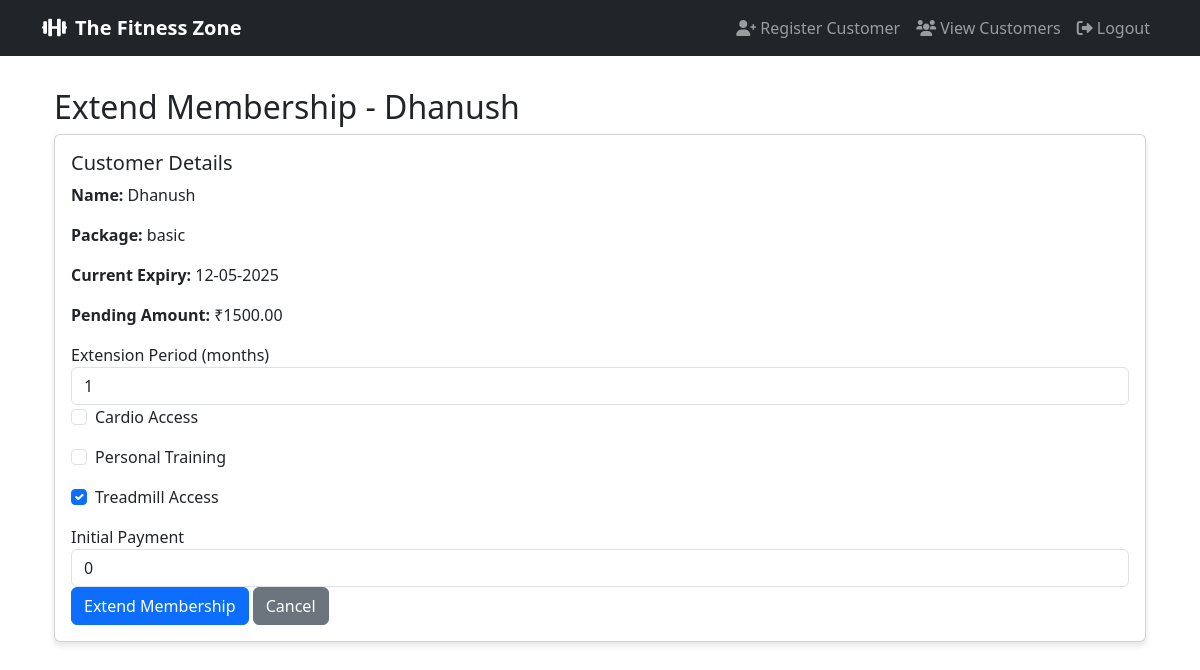
Page /extend_membership/1 (signed in) on the earlier database version.
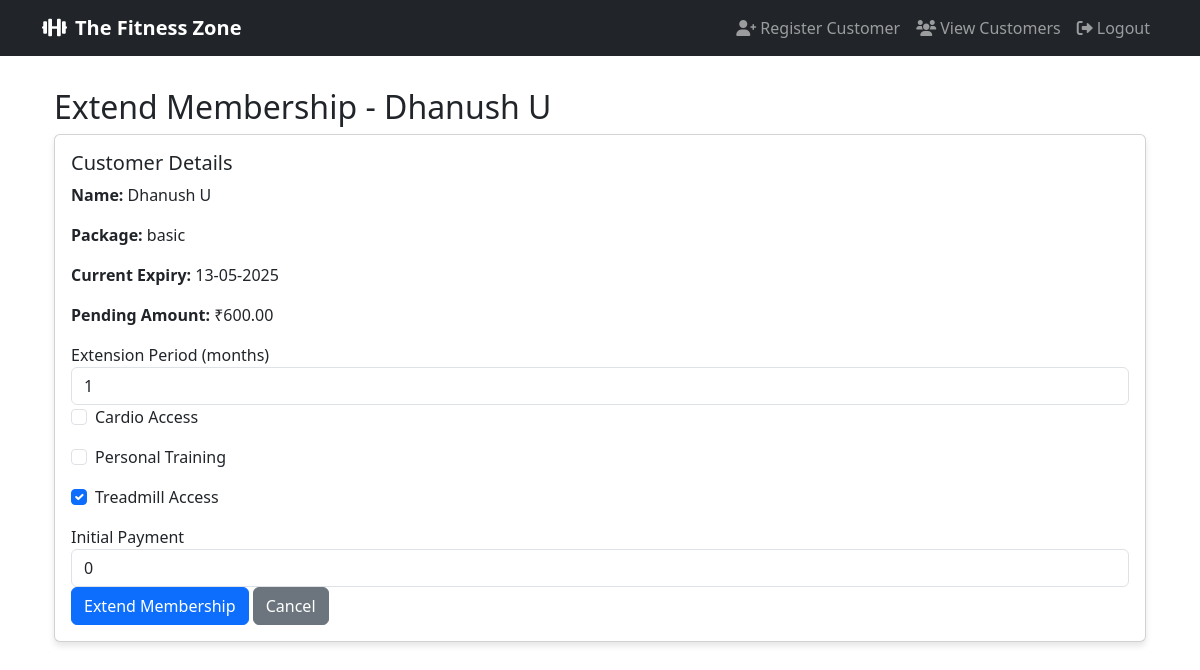
Same page on the later database version.
### app.py (models this page shows)
class Customer(db.Model):
    id = db.Column(db.Integer, primary_key=True)
    name = db.Column(db.String(100), nullable=False)
    email = db.Column(db.String(120), unique=True, nullable=True)
    phone = db.Column(db.String(20), nullable=False)
    join_date = db.Column(db.DateTime, default=datetime.utcnow)
    package_type = db.Column(db.String(20), nullable=False)  # basic, standard, premium, ultimate
    membership_end = db.Column(db.DateTime, nullable=False)
    has_cardio = db.Column(db.Boolean, default=False)
    has_personal_training = db.Column(db.Boolean, default=False)
    personal_training_type = db.Column(db.String(20), nullable=True)  # monthly, quarterly
    trainer_id = db.Column(db.Integer, db.ForeignKey('user.id'), nullable=True)
    notification_sent = db.Column(db.Boolean, default=False)
    admission_fee = db.Column(db.Float, nullable=True)
    package_fee = db.Column(db.Float, nullable=False)
    discount = db.Column(db.Float, nullable=True)
    total_amount = db.Column(db.Float, nullable=False)
    treadmill_access = db.Column(db.Boolean, default=False)
    fees = db.relationship('Fee', backref='customer', lazy=True, cascade="all, delete-orphan")
    pending_amount = db.Column(db.Float, default=0.0)

### app.py (the view, shortened to what this page needs)
@app.route('/extend_membership/<int:customer_id>', methods=['GET', 'POST'])
@login_required
def extend_membership(customer_id):
    customer = Customer.query.get_or_404(customer_id)
    return render_template('extend_membership.html', customer=customer)

### app.py (called while the page is built)
@login_manager.user_loader
def load_user(user_id):
    return User.query.get(int(user_id))

### templates/extend_membership.html (shortened to what this page needs)
{% extends "base.html" %}
{% block content %}
<div class="container mt-4">
    <h2>Extend Membership - {{ customer.name }}</h2>
    <div class="card">
        <div class="card-body">
            <h5 class="card-title">Customer Details</h5>
            <p><strong>Name:</strong> {{ customer.name }}</p>
            <p><strong>Package:</strong> {{ customer.package_type }}</p>
            <p><strong>Current Expiry:</strong> {{ customer.membership_end.strftime('%d-%m-%Y') }}</p>
            <p><strong>Pending Amount:</strong> ₹{{ "%.2f"|format(customer.pending_amount) }}</p>
            <form method="POST">
                <div class="form-group">
                    <label for="extension_period">Extension Period (months)</label>
                    <input type="number" class="form-control" id="extension_period" name="extension_period" min="1" value="1" required>
                </div>
                <div class="form-check mb-3">
                    <input type="checkbox" class="form-check-input" id="cardio_access" name="cardio_access" {% if customer.cardio_access %}checked{% endif %}>
                    <label class="form-check-label" for="cardio_access">Cardio Access</label>
                </div>
                <div class="form-check mb-3">
                    <input type="checkbox" class="form-check-input" id="personal_training" name="personal_training" {% if customer.personal_training %}checked{% endif %}>
                    <label class="form-check-label" for="personal_training">Personal Training</label>
                </div>
                <div class="form-check mb-3">
                    <input type="checkbox" class="form-check-input" id="treadmill_access" name="treadmill_access" {% if customer.treadmill_access %}checked{% endif %}>
                    <label class="form-check-label" for="treadmill_access">Treadmill Access</label>
                </div>
                <div class="form-group">
                    <label for="initial_payment">Initial Payment</label>
                    <input type="number" class="form-control" id="initial_payment" name="initial_payment" min="0" step="0.01" value="0" required>
                </div>
                <button type="submit" class="btn btn-primary">Extend Membership</button>
                <a href="{{ url_for('view_customer', customer_id=customer.id) }}" class="btn btn-secondary">Cancel</a>
            </form>
        </div>
    </div>
</div>
{% endblock %}

Differences in the rows shown:
changed Customer "basic": name "Dhanush" → "Dhanush U"; membership_end "12-05-2025" → "13-05-2025"; pending_amount "1500.00" → "600.00"
